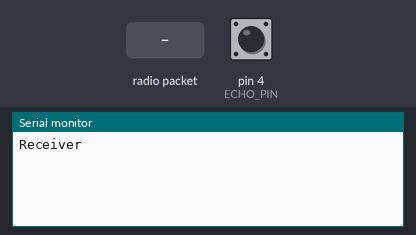
Bench run of a sketch on a simulated Arduino Uno, built with avr-gcc and run on an emulated ATmega328P. On the bench: the last lines printed to the serial monitor. The test bench sets the inputs (shaded band); at power-on: pin 4 (ECHO_PIN) LOW. No radio packets arrive unless stated.

Above: at 1.2 s.
1.3 s: radio packet "1" arrives
At 1.7 s:
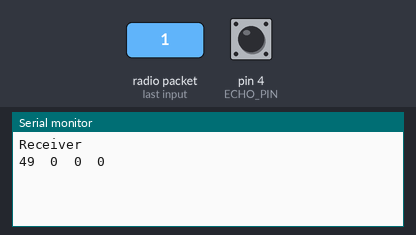
2.8 s: pin 4 (ECHO_PIN) pulsed HIGH 2 times (0.12 s each, 0.3 s apart)
At 3.6 s:
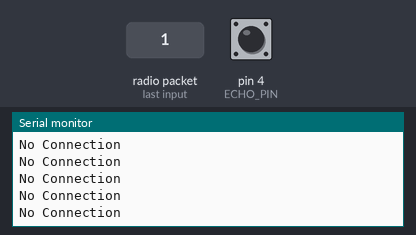
4.9 s: radio packet "0" arrives
At 5.8 s:
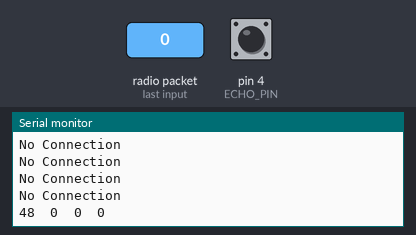
6.4 s: pin 4 (ECHO_PIN) pulsed HIGH 5 times (0.12 s each, 0.3 s apart)
At 6.77 s:
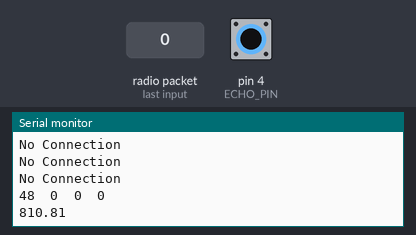

Measured:
- after the input at 1.3 s, the serial monitor: prints a new line at once (image 1)
- after the input at 2.8 s, the serial monitor: prints a new line after 0.12 s (image 2)
- after the input at 4.9 s, the serial monitor: prints a new line after 0.07 s (image 3)
- after the input at 6.4 s, the serial monitor: prints a new line after 0.12 s (image 4)

The sketch:

NRF24L01_Rx.ino
```cpp
//Include Libraries
#include <SPI.h>
#include <nRF24L01.h>
#include <RF24.h>
#include <Servo.h>

#define dc      6
#define serv1   5
#define forward 3
#define reverse 2
#define ce      9
#define csn     8

#define LED     10 //

void RcInit(int, int, int, int);
void SetData(byte);
void SetMotors(void);
void Act_DC(void);
void Act_Servo(void);

//create an RF24 object
RF24 radio(9, 8);  // CE, CSN

//address through which two modules communicate.
const byte address[6] = {"1Node"};
byte final_package[32] = {}; //variable to store analog input of X axis

const int TRIG_PIN = 7; // digital pin 7
const int ECHO_PIN = 4; // digital pin 4
const unsigned int MAX_DIST = 23200;
unsigned long t1;
unsigned long t2;
unsigned long pulse_width;
float cm;
float inches;

//variables used for servo and motor
Servo servo1;
int conX;
int conY;
int pot1;
int joystick_button; // 1= pot used for speed, 0 = joy stick sole controller of speed
int dcpin;
int foward;
int backward;
int dirf;
int dirr;
int spos;
int Speed;

bool newData = false;
int currentTime = 0;
int timeRecieved = 0;
const int timeOut = 2000;

bool Reverse;
void ReverseFunc(int);

void setup()
{
  while (!Serial);
  Serial.begin(9600);

  radio.begin();
  //set the address
  radio.openReadingPipe(0, address);
  //Set module as receiver
  radio.startListening();

  pinMode(TRIG_PIN, OUTPUT);
  digitalWrite(TRIG_PIN, LOW);
  pinMode(ECHO_PIN, INPUT);

  Serial.println("Receiver");
}

void loop()
{
  //Read the data if available in buffer
  currentTime = millis();
  if (Reverse)
  {
    ReverseFunc(2); //a two second reverse
    Reverse = false;
  }
  else if (radio.available())
  {


    //char text[32] = {0};
    radio.openReadingPipe(0, address);
    radio.read(final_package, sizeof(final_package));
    newData = true;
    timeRecieved = millis();

    Serial.print( final_package[0]);
    Serial.print("\t" + String(final_package[1]));
    Serial.print("\t" + String(final_package[2]));
    Serial.println("\t" + String(final_package[3]));

    digitalWrite(TRIG_PIN, HIGH);
    delayMicroseconds(10);
    digitalWrite(TRIG_PIN, LOW);

    while ( digitalRead(ECHO_PIN) == 0 );

    t1 = micros();
    while ( digitalRead(ECHO_PIN) == 1);
    t2 = micros();
    pulse_width = t2 - t1;

    cm = pulse_width / 58.0;
    inches = pulse_width / 148.0;
    Serial.print(inches);
    Serial.println();
    //delay(60); //this delay is unneeded now
    if (inches < 3.0)
    {
      digitalWrite(LED, HIGH);
      Reverse = true;
    }
    else
    {
      digitalWrite(LED, LOW);
      SetData(final_package);
      Act_DC();
      Act_Servo();
    }
  } else
  {
    newData = false;
  }
  if ((currentTime - timeRecieved) > timeOut)
  {
    Reset();
    Serial.println("No Connection");
  }
}


void ReverseFunc(int seconds)
{
      byte reverse_command[32] = {};
      reverse_command[0] = 255;
      reverse_command[1] = 127; //neutral x position
      reverse_command[2] = 255; //using this for speed? max speed 255
      reverse_command[3] = 1;   // set to mode one
      for(int i = 0; i<seconds;i++)
      {
        delay(1000); //one second delay
        SetData(reverse_command);
        Act_DC();
        Act_Servo();
      }
}
void Reset()
{
  final_package[0] = 127;
  final_package[1] = 127;
  final_package[2] = 1;
  final_package[3] = 1;
  dirf = 0;
  dirr = 0;
  Speed = 90;
}

void RcInit(int motorpin, int servopin, int fwd, int bck)
{
  conX = 127;
  conY = 127;
  pot1 = 1;
  dcpin = motorpin;
  foward = fwd;
  backward = bck;
}

void SetData(byte in[])
{
  conX = in[0];
  conY = in[1];
  pot1 = in[2];
  joystick_button = in[3];
  if(joystick_button == 1)
  {
    SetMotors();
  }
  else
  {
    SetMotorsNoPot();
  }
}

void SetMotors()
{
  if ( (conY > 90) && (conY < 140))
  {
    Speed = 0;
    dirf = 0;
    dirr = 0;
  }
  else if (conY <= 120)
  {
    Speed = map(pot1, 0, 1023, 255, 0);
    dirf = 0;
    dirr = 1;
  }
  else if (conY >= 140)
  {
    Speed = map(pot1, 0, 1023, 0, 255);
    dirf = 1;
    dirr = 0;
  }

  // Servo
  if ((conX > 110) && (conX < 140))
  {
    spos = 90;
  }
  else if (conX <= 110)
  {
    spos = map(conX, 0, 110, 50, 90);
  }
  else
  {
    spos = map(conX, 140, 255, 90, 120);
  }
}

void Act_DC()
{
  digitalWrite(foward, dirf);
  digitalWrite(backward, dirr);
  analogWrite(dcpin, Speed);
}

void Act_Servo()
{
  servo1.write(spos);
}

void SetMotorsNoPot()
{
  if ( (conY > 90) && (conY < 140))
  {
    Speed = 0;
    dirf = 0;
    dirr = 0;
  }
  else if (conY <= 120)
  {
    Speed = map(conY, 0, 1023, 255, 0);
    dirf = 0;
    dirr = 1;
  }
  else if (conY >= 140)
  {
    Speed = map(conY, 0, 1023, 0, 255);
    dirf = 1;
    dirr = 0;
  }

  // Servo
  if ((conX > 110) && (conX < 140))
  {
    spos = 90;
  }
  else if (conX <= 110)
  {
    spos = map(conX, 0, 110, 50, 90);
  }
  else
  {
    spos = map(conX, 140, 255, 90, 120);
  }
}
```
